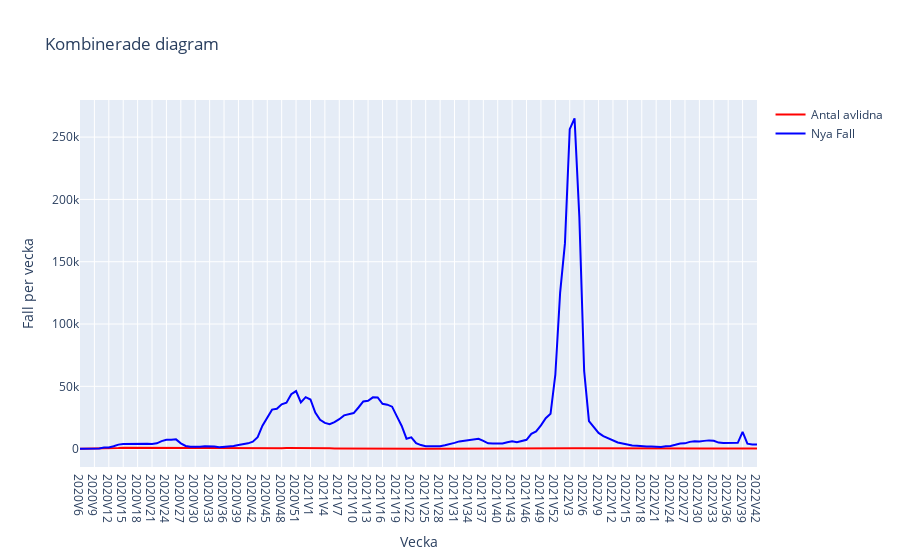

The cell this chart's notebook holds for it:
### Code cell
combined_fig = go.Figure()

for trace in total_deaths_each_week.data:
    combined_fig.add_trace(go.Scatter(x=trace.x, y=trace.y, mode='lines',
                                      name='Antal avlidna', line=dict(color='red')))

for trace in new_cases_per_week.data:
    combined_fig.add_trace(go.Scatter(x=trace.x, y=trace.y, mode='lines',
                                      name='Nya Fall', line=dict(color='blue')))

combined_fig.update_traces(hoverinfo='text+name', hovertemplate='%{y}')
combined_fig.update_layout(xaxis_title='Vecka', yaxis_title='Fall per vecka', title='Kombinerade diagram')

combined_fig.write_html("../Data/Visualizeringar/New_cases_vs_number_of_deaths.html")
combined_fig

### Figure 1 — Plotly figure (JSON) as saved in the notebook; plotly's stock layout.template omitted (floating-point values rounded to 4 significant figures; data arrays with more than 128 entries replaced by an {"elided": "..."} marker saying what was removed)
{"data": [{"hoverinfo": "text+name", "hovertemplate": "%{y}", "line": {"color": "red"}, "mode": "lines", "name": "Antal avlidna", "type": "scatter", "x": {"elided": "142 str values"}, "y": {"elided": "142 int values"}}, {"hoverinfo": "text+name", "hovertemplate": "%{y}", "line": {"color": "blue"}, "mode": "lines", "name": "Nya Fall", "type": "scatter", "x": {"elided": "142 str values"}, "y": {"elided": "142 int values"}}], "layout": {"title": {"text": "Kombinerade diagram"}, "xaxis": {"title": {"text": "Vecka"}}, "yaxis": {"title": {"text": "Fall per vecka"}}}}
